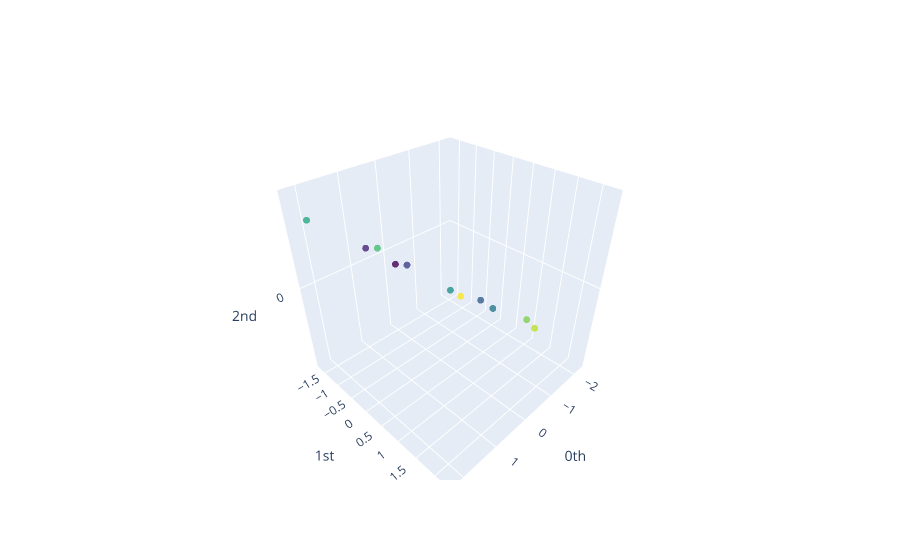

This figure's notebook cell:
### Code cell
coords, diagrams_basic = smiles_to_persistence_diagrams(pyridine_smiles)
plot_point_cloud(coords)

### Figure 1 — Plotly figure (JSON) as saved in the notebook; plotly's stock layout.template omitted (floating-point values rounded to 4 significant figures)
{"data": [{"marker": {"color": [0, 1, 2, 3, 4, 5, 6, 7, 8, 9, 10], "colorscale": [[0, "#440154"], [0.1111, "#482878"], [0.2222, "#3e4989"], [0.3333, "#31688e"], [0.4444, "#26828e"], [0.5556, "#1f9e89"], [0.6667, "#35b779"], [0.7778, "#6ece58"], [0.8889, "#b5de2b"], [1, "#fde725"]], "opacity": 0.8, "size": 4}, "mode": "markers", "type": "scatter3d", "x": [-0.1493, 1.095, 1.247, 0.1105, -1.158, -1.269, 1.966, 2.235, 0.2123, -2.045, -2.245], "y": [-1.58, -1.031, 0.3581, 1.169, 0.5856, -0.8075, -1.673, 0.8005, 2.247, 1.205, -1.274], "z": [-0.00729, 0.01767, 0.02447, 0.005395, -0.02012, -0.02615, 0.03223, 0.0443, 0.01037, -0.03504, -0.04583]}], "layout": {"scene": {"xaxis": {"exponentformat": "e", "showexponent": "all", "title": {"text": "0th"}, "type": "linear"}, "yaxis": {"exponentformat": "e", "showexponent": "all", "title": {"text": "1st"}, "type": "linear"}, "zaxis": {"exponentformat": "e", "showexponent": "all", "title": {"text": "2nd"}, "type": "linear"}}}}
